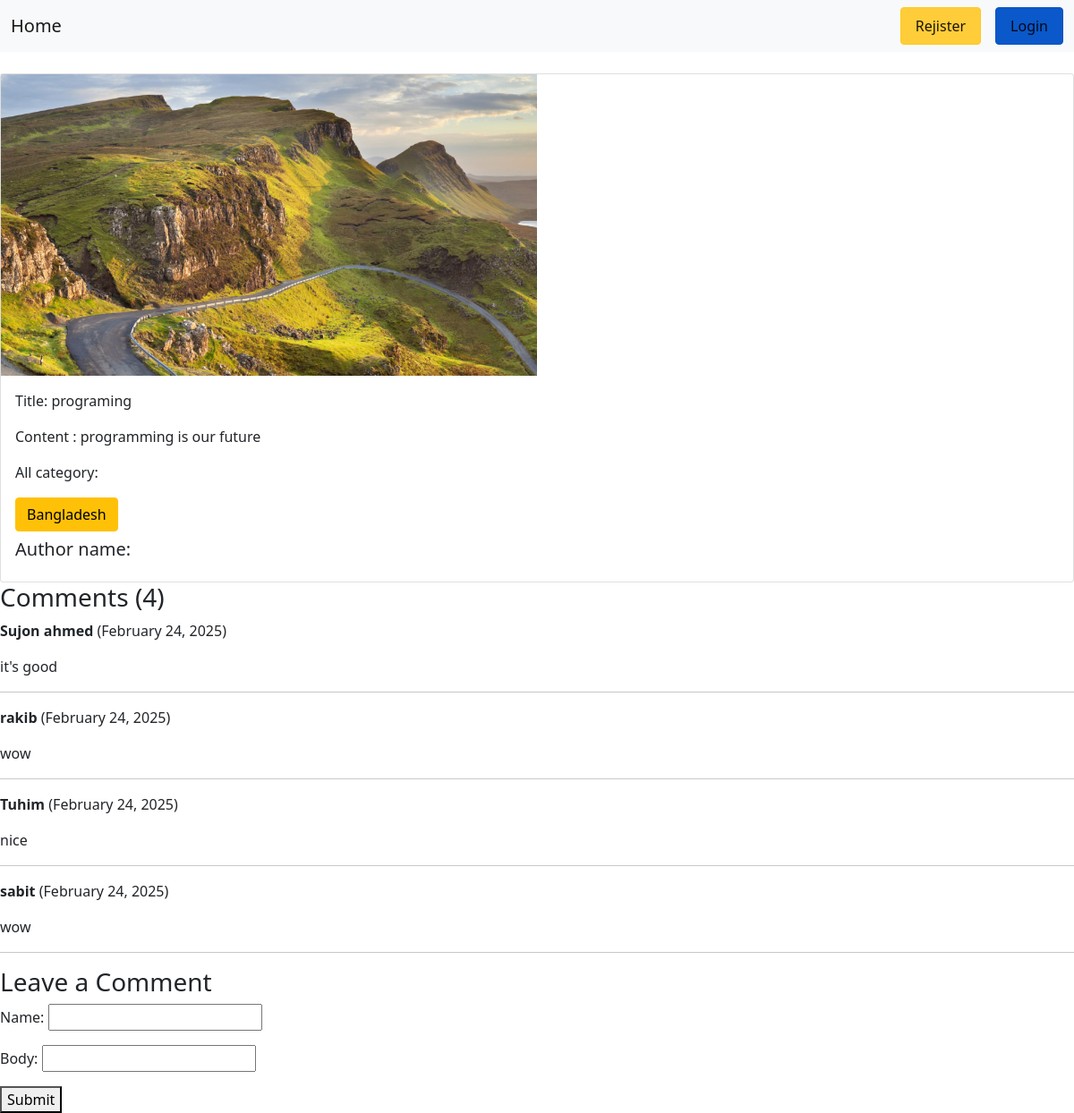
/post/postview/2, run on the app's committed database.
### posts/models.py (models this page shows, shortened)
class Post(models.Model):
    title=models.CharField(max_length=100)
    content=models.TextField()
    category=models.ManyToManyField(Category)#ekta post a multiple category thakte pare abar ekta categorir multiple post thakte pare
    author=models.ForeignKey(User,on_delete=models.CASCADE)#ekjon authorer multiple post thakte pare
    img=models.ImageField(upload_to='posts/media/uploads/',blank=True,null=True)

class comment(models.Model):
    post=models.ForeignKey(Post,on_delete=models.CASCADE,related_name='comment')
    name=models.CharField(max_length=20)
    email=models.EmailField(max_length=30)
    body=models.CharField(max_length=100)
    created_at=models.DateTimeField(auto_now_add=True)

### categories/models.py (models this page shows, shortened)
class Category(models.Model):
    name=models.CharField(max_length=100)
    slug=models.SlugField(max_length=100,unique=True, null=True,blank=True)

### posts/views.py (the view, shortened to what this page needs)
# urls.py: path('postview/<int:id>',views.postDetail.as_view(),name="postview")
class postDetail(FormMixin,DetailView):
     model=Post
     template_name='postDetail.html'
     pk_url_kwarg='id'
     form_class=CommentForm
     def get_context_data(self, **kwargs):
          context = super().get_context_data(**kwargs)
          context['comments'] = self.object.comment.all()  # Fetch all comments related to this post
          context['form'] = self.get_form()
          return context

### posts/form.py
class CommentForm(forms.ModelForm):
    class Meta:
        model=comment
        fields=['name','body']

### posts/templates/postDetail.html (shortened to what this page needs)
{% extends 'base.html' %}
{%block content%}
<div class="col-lg-12 col-md-12 col-sm-12 mt-4">
    <div class="card">
      <img src="{{post.img.url}}" alt="picture" style="width:50% ;">
      <div class="card-body">
        <p>Title: {{post.title}}</p>
        <p>Content : {{post.content}}</p>
        <p>All category:</p>
        {% if post.category %}
        {% for b in post.category.all %}
        <h4 class="btn btn-warning">{{b.name}}</h4>
        {%endfor%}
        {%endif%}
        <h5>Author name: {{post.author.first_name}} </h5>
      </div>
    </div>
  </div>
  <h3>Comments ({{ comments.count }})</h3>
  {% for comment in comments %}
      <p><strong>{{ comment.name }}</strong> ({{ comment.created_at|date:"F d, Y" }})</p>
      <p>{{ comment.body }}</p>
      <hr>
  {% empty %}
      <p>No comments yet. Be the first to comment!</p>
  {% endfor %}
<h3>Leave a Comment</h3>
<form method="post">
    {{ form.as_p }}
    <button type="submit">Submit</button>
</form>
{%endblock%}

### data on the page
Post: img (picture), title "programing", content "programming is our future", count "4"
Category: name "Bangladesh"
comment: name "Sujon ahmed", created_at "February 24, 2025", body "it's good"
comment: name "rakib", created_at "February 24, 2025", body "wow"
comment: name "Tuhim", created_at "February 24, 2025", body "nice"
comment: name "sabit", created_at "February 24, 2025", body "wow"
